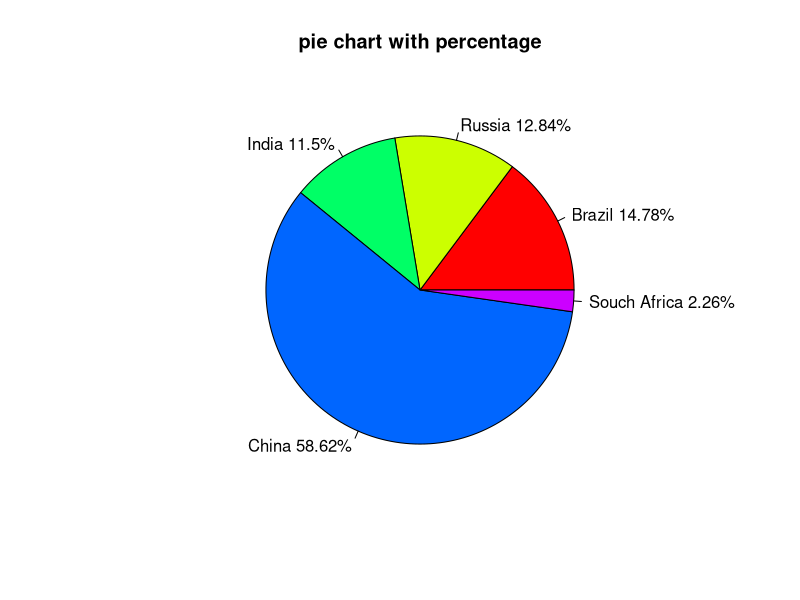

Reproduce this figure in R.
countries <- c("Brazil", "Russia", "India", "China", "Souch Africa")
GDP <- c(23920, 20790, 18618, 94906, 3660)

percentage = round(GDP / sum(GDP) * 100, 2)
index <- paste(countries, " ", percentage, "%", sep="")
pie(GDP, labels = index, col = rainbow(length(index)),
    main = "pie chart with percentage")